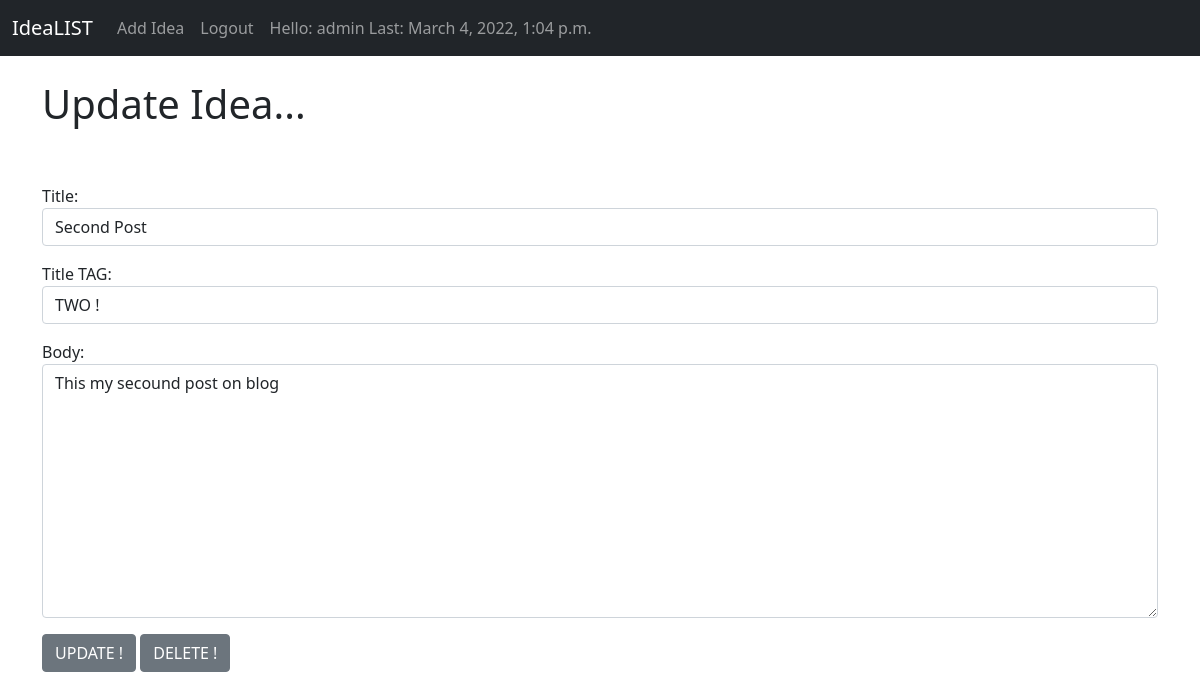
Page /article/edit/2 (signed in) on the committed database.
### theblog/models.py (models this page shows, shortened)
class Post(models.Model):
    title = models.CharField(max_length=255)
    title_TAG = models.CharField(max_length=255, default="My BLOG! " )  # on nie zostawił
    author = models.ForeignKey(User, on_delete=models.CASCADE)
    body = models.TextField()
    post_date = models.DateField(auto_now_add=True)

### theblog/views.py (the view)
# urls.py: path('article/edit/<int:pk>', UpdatePostView.as_view(), name = 'update_post'),
class UpdatePostView(UpdateView):
    model = Post
    form_class = EditForm
    template_name = 'update_post.html'

### theblog/forms.py
class EditForm(forms.ModelForm):
    class Meta:
        model = Post
        fields = ('title', 'title_TAG', 'body')
        widgets = {
            'title': forms.TextInput(attrs={'class': 'form-control',}),
            'title_TAG': forms.TextInput(attrs={'class': 'form-control'}),
            'body': forms.Textarea(attrs={'class': 'form-control'}),
        }

### theblog/templates/update_post.html (shortened to what this page needs)
{% extends 'base.html' %}
{% block content %}
  {% if user.is_authenticated %}
    <h1> Update Idea... </h1>
    <br/> <br/>
    <div class="mb-3">
        <form method="POST">
            {{ form.as_p }}
            <button type="submit" value="Submit" class="btn btn-secondary">UPDATE !</button>
            <a href="{% url 'delete_post' post.pk %}" class="btn btn-secondary">DELETE !</a>
          </form>
    </div>
  {% else %}
  <h1><center>Please LOGIN!</h1>
  {% endif %}
{% endblock %}

### theblog/templates/base.html (shortened to what this page needs)
<!doctype html>
<html lang="en">
  <head>
    <link href="https://cdn.jsdelivr.net/npm/bootstrap@5.1.3/dist/css/bootstrap.min.css" rel="stylesheet">
  </head>
  <body>
    <nav class="navbar navbar-expand-lg navbar-dark bg-dark">
        <div class="container-fluid">
          <a class="navbar-brand" href="{% url 'home' %}">IdeaLIST</a>
          <div class="collapse navbar-collapse" id="navbarSupportedContent">
            <ul class="navbar-nav me-auto mb-2 mb-lg-0">
              {% if user.is_authenticated %}
              <li class="nav-item">
                <a class="nav-link" href="{% url 'add_post' %}">Add Idea</a>
              </li>
              <li class="nav-item">
                <a class="nav-link" href="{% url 'logout' %}">Logout</a>
              </li>
              <li class="nav-item">
                <a class="nav-link">Hello: {{ user.username }} Last: {{ user.last_login }}</a>
              </li>
              {% endif %}
            </ul>
          </div>
        </div>
      </nav>
    <br/>
    <div class="container">
        {% block content %}{% endblock %}
    </div>
  </body>
</html>

### rows in the picture
Post: title "Second Post", title_TAG "TWO !", body "This my secound post on blog"

### other values in the picture
{{ user.username }} "admin"
{{ user.last_login }} "March 4, 2022, 1:04 p.m."
